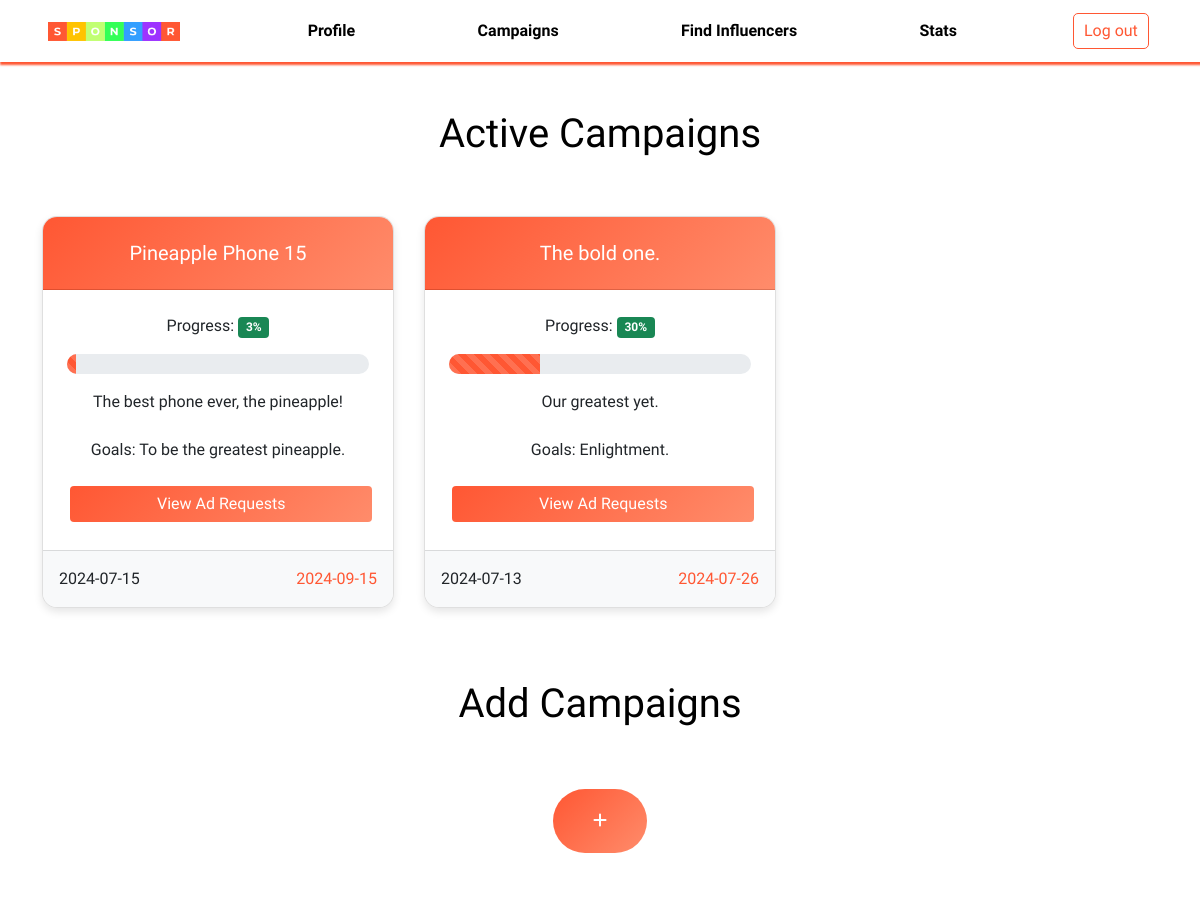
Before: /sponsor/dashboard (upper part) with the older database file.
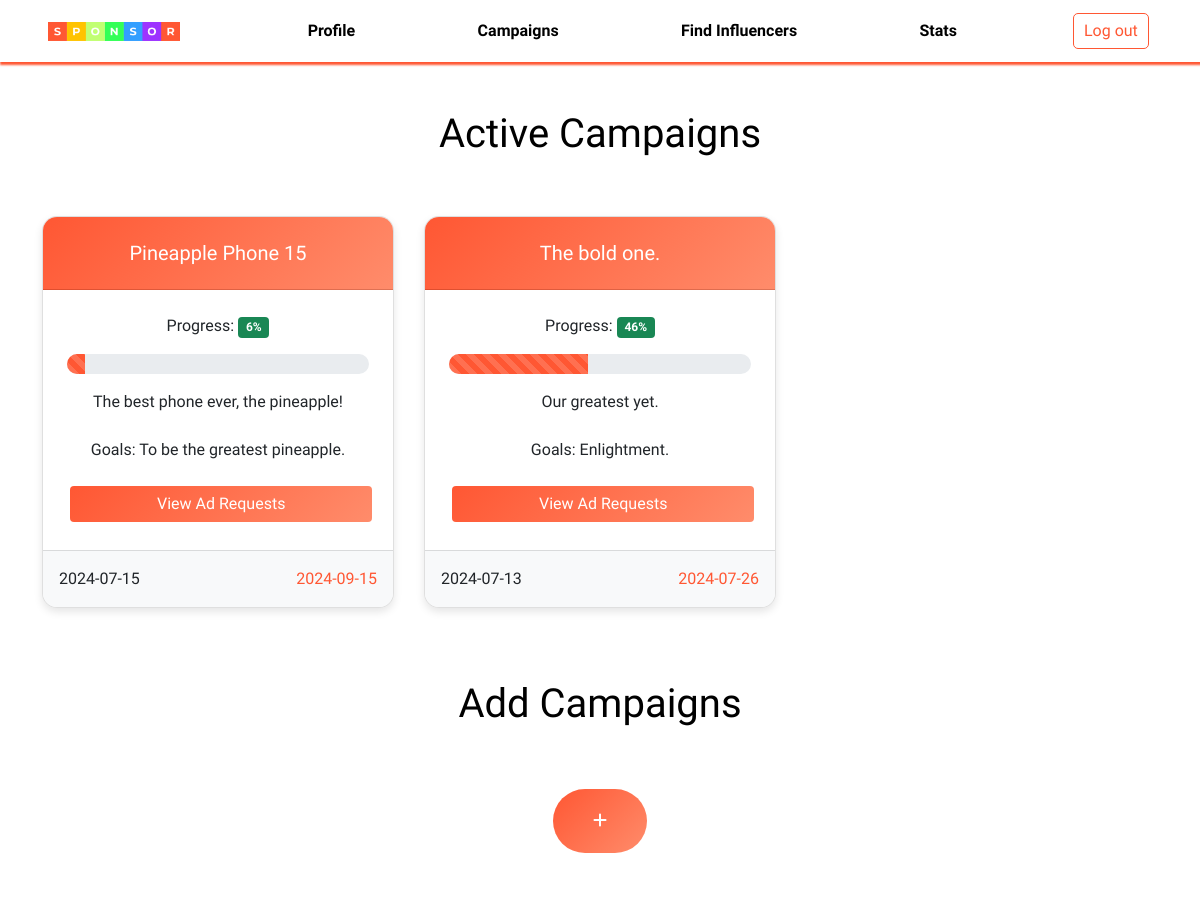
After: the same page with the newer database file.
### application/models.py (models this page shows)
class Campaign(db.Model):
    __tablename__ = 'Campaign'
    key = db.Column(db.Integer, primary_key=True, autoincrement=True)
    sponsor = db.Column(db.String, db.ForeignKey('Sponsor.username'), nullable=False)
    name = db.Column(db.String)
    description = db.Column(db.String)
    progress = db.Column(db.Integer)
    start_date = db.Column(db.Date)
    end_date = db.Column(db.Date)
    budget = db.Column(db.Integer)
    goals = db.Column(db.String)
    flag = db.Column(db.Integer)

### application/controllers.py (the view)
@app.route('/sponsor/dashboard', methods=['GET', 'POST'])
def sponsor_dashboard():
    if request.method == 'GET':
        campaigns = (
            db.session.query(Campaign)
            .filter(Campaign.sponsor == 'sponsor', Campaign.progress != 100)
            .order_by(Campaign.key.desc())
            .all()
        )
        ad_requests = (
            db.session.query(AdRequests)
            .filter(AdRequests.campaign.in_([campaign.key for campaign in campaigns]))
            .all()
        )
        ad_requests_by_campaign = {}
        for ad_request in ad_requests:
            if ad_request.campaign not in ad_requests_by_campaign:
                ad_requests_by_campaign[ad_request.campaign] = []
            ad_requests_by_campaign[ad_request.campaign].append(ad_request)
        past_campaigns = (
            db.session.query(Campaign)
            .filter(Campaign.sponsor == 'sponsor', Campaign.progress == 100)
            .order_by(Campaign.key.desc())
            .all()
        )
        past_ad_requests = (
            db.session.query(AdRequests)
            .filter(AdRequests.campaign.in_([campaign.key for campaign in past_campaigns]))
            .all()
        )
        past_ad_requests_by_campaign = {}
        for ad_request in past_ad_requests:
            if ad_request.campaign not in past_ad_requests_by_campaign:
                past_ad_requests_by_campaign[ad_request.campaign] = []
            past_ad_requests_by_campaign[ad_request.campaign].append(ad_request)
        influencer_requests = (
            db.session.query(InfluencerRequests, Campaign, Influencer)
            .join(Campaign, InfluencerRequests.campaign == Campaign.key)
            .join(Influencer, InfluencerRequests.influencer == Influencer.username)
            .filter(InfluencerRequests.sponsor == 'sponsor', InfluencerRequests.status == 0)
            .all()[::-1]
        )
        past_influencer_requests = (
            db.session.query(InfluencerRequests, Campaign, Influencer)
            .join(Campaign, InfluencerRequests.campaign == Campaign.key)
            .join(Influencer, InfluencerRequests.influencer == Influencer.username)
            .filter(InfluencerRequests.sponsor == 'sponsor', InfluencerRequests.status != 0)
            .all()[::-1]
        )
        for campaign in campaigns:
            if campaign.end_date < datetime.now().date():
                campaign.progress = 100
                db.session.commit()
            else:
                campaign.progress = int((datetime.now().date() - campaign.start_date).days / (campaign.end_date - campaign.start_date).days * 100)
                db.session.commit()
        serialized_campaigns = []
        for campaign in campaigns:
            campaign_requests = ad_requests_by_campaign.get(campaign.key, [])
            serialized_campaigns.append({
                'name': campaign.name,
                'description': campaign.description,
                'progress': campaign.progress,
                'goals': campaign.goals,
                'start_date': campaign.start_date,
                'end_date': campaign.end_date,
                'ad_requests': [request.to_dict() for request in campaign_requests]
            })
        serialized_past_campaigns = []
        for campaign in past_campaigns:
            campaign_requests = past_ad_requests_by_campaign.get(campaign.key, [])
            serialized_past_campaigns.append({
                'name': campaign.name,
                'description': campaign.description,
                'progress': campaign.progress,
                'goals': campaign.goals,
                'start_date': campaign.start_date,
                'end_date': campaign.end_date,
                'ad_requests': [request.to_dict() for request in campaign_requests]
            })
        print(dir(influencer_requests[0]))
        return render_template('sponsordashboard.html', campaigns=serialized_campaigns, past_campaigns = serialized_past_campaigns, influencer_requests=influencer_requests, past_influencer_requests=past_influencer_requests)

### application/models.py (called while the page is built)
    def to_dict(self):
        return {
            'key': str(self.key),
            'sponsor': str(self.sponsor),
            'influencer': str(self.influencer),
            'description': str(self.description),
            'niche': str(self.niche),
            'payment': str(self.payment),
            'status': str(self.status)
        }

### templates/sponsordashboard.html (shortened to what this page needs)
<!DOCTYPE html>
<html>
<head>
    <link href="https://cdn.jsdelivr.net/npm/bootstrap@5.0.2/dist/css/bootstrap.min.css" rel="stylesheet">
    <link rel="stylesheet" href="https://cdnjs.cloudflare.com/ajax/libs/font-awesome/6.0.0-beta3/css/all.min.css">
    <link rel="stylesheet" href="{{ url_for('static', filename='sponsordashboard.css') }}">
    <link rel="stylesheet" href="{{ url_for('static', filename='nav.css') }}">
    <link rel="stylesheet" href="https://unpkg.com/swiper/swiper-bundle.min.css">
</head>
<body>
    <div class="nav-container">
        <nav class="navbar navbar-expand-lg bg-body-tertiary">
            <div class="container-fluid px-5">
                <img class="navbar-brand img-fluid" src="{{ url_for('static', filename='sponsor-logo.png') }}" style="width: 12%;" />
                <div class="collapse navbar-collapse" id="navbarSupportedContent">
                    <ul class="navbar-nav me-auto mb-2 mb-lg-0">
                        <li class="nav-item">
                            <button class="nav-link btn" aria-current="page" href="#" style="color: black; font-weight: bolder;" onclick="location.href='{{ url_for('sponsor_profile')}}'">Profile</button>
                        </li>
                        <li class="nav-item">
                            <button class="nav-link btn" href="#" style="color: black; font-weight: bolder;" onclick="location.href='{{ url_for('sponsor_dashboard')}}'">Campaigns</button>
                        </li>
                        <li class="nav-item">
                            <button class="nav-link btn" aria-current="page" href="#" style="color: black; font-weight: bolder;">Find Influencers</button>
                        </li>
                        <li class="nav-item">
                            <button class="nav-link btn" aria-current="page" href="#" style="color: black; font-weight: bolder;">Stats</button>
                        </li>
                    </ul>
                    <form action="{{ url_for('logout') }}">
                    <button class="btn btn-outline-danger logout-btn" type="submit">Log out</button>
                    </form>
                </div>
            </div>
        </nav>
    </div>
    {% if campaigns[0] %}
    <br><br>
    <div class="container">
        <div class="row">
            <div class="col-12 text-center">
                <h1 style="color: black;">Active Campaigns</h1>
            </div>
        </div>
        <div class="row">
            <div class="col-12 text-center card-container">
                <div class="swiper-container">
                    <div class="swiper-wrapper">
                        {% for campaign in campaigns %}
                        <div class="swiper-slide d-flex">
                            <div class="card" style="width: 30rem;">
                                <div class="card-header">
                                    <h5 class="card-title">{{ campaign.name }}</h5>
                                </div>
                                <div class="card-body">
                                    <p class="card-text">Progress: <span class="badge bg-success">{{ campaign.progress }}%</span></p>
                                    <div class="progress mb-3">
                                        <div class="progress-bar progress-bar-striped progress-bar-animated" role="progressbar" style="width: {{ campaign.progress }}%;" aria-valuenow="{{ campaign.progress }}" aria-valuemin="0" aria-valuemax="100"></div>
                                    </div>
                                    <div>
                                        {{ campaign.description }}
                                        <br><br>
                                        <p class="card-text">Goals: {{ campaign.goals }}</p>
                                        <button class="btn btn-custom w-100 mt-2 view-ad-request-btn" type="button" data-bs-toggle="modal" data-bs-target="#adRequestModal"
                                        data-ad-requests='{{ campaign.ad_requests |tojson }}'>
                                            View Ad Requests
                                        </button>
                                    </div>
                                </div>
                                <div class="card-footer text-body-secondary d-flex justify-content-between">
                                    <div>
                                        {{ campaign.start_date }}
                                    </div>
                                    <div style="color: #FF5733;">
                                        {{ campaign.end_date }}
                                    </div>
                                </div>
                            </div>
                        </div>
                        {% endfor %}
                    </div>
                </div>
            </div>
        </div>
        {% endif %}
        <br><br><br>
        <div class="row">
            <div class="col-12 text-center">
                <h1 style="color: black;">Add Campaigns</h1>
            </div>
            <div class="col-12 justify-content-center d-flex add-container">
                <a href="{{ url_for('create_campaign') }}" class="btn btn-primary btn-add-campaign">
                    <i class="fas fa-plus"></i>
                </a>
            </div>
        </div>
        {% if influencer_requests[0] %}
        <br><br><br>
        {% endif %}
        {% if past_influencer_requests[0] %}
        <br><br><br>
        {% endif %}
        {% if past_campaigns[0] %}
        <br><br>
            {% endif %}
    </div>
</body>
</html>

### static/sponsordashboard.css (style rules this page uses)
body { background: white; font-family: "Domine", serif; }
.navbar-brand { height: fit-content; width: 10%; }
.navbar { box-shadow: 1px 2px 2px 1px purple; }
.navbar-nav .nav-item { margin-left: 100px; }
.nav-link { border: none; }
.card-container { margin-top: 50px; }
.add-container { margin-top: 50px; }
.container { overflow: hidden; }
.add-container .btn { padding-left: 40px; padding-right: 40px; padding-top: 20px; padding-bottom: 20px; border-radius: 100px; border: none; background-color: palegreen; }
.swiper-container { position: relative; }
.swiper-slide { display: flex; justify-content: center; }
.btn-add-campaign { background: linear-gradient(135deg, #FF5733, #FF8C6B); }
.card { box-shadow: 0 1px 1px 0 black; }
.card { border-radius: 15px; overflow: hidden; box-shadow: 0 4px 8px rgba(0,0,0,0.1); }
.card-header { background: linear-gradient(135deg, #FF5733, #FF8C6B); color: white; padding: 1rem; padding-top: 1.5rem; text-align: center; }
.card-body { padding: 1.5rem; }
.card-footer { background-color: #f8f9fa; text-align: center; padding: 1rem; }
.progress { height: 20px; border-radius: 10px; }
.progress-bar { background-color: #FF5733; }
.btn-custom { background: linear-gradient(135deg, #FF5733, #FF8C6B); color: white; border: none; transition: background 0.3s ease; }
.btn { margin: 0.2rem; }

### static/nav.css (style rules this page uses)
.navbar-brand { height: fit-content; width: 10%; }
.navbar { box-shadow: 1px 2px 2px 1px #FF5733; }
.navbar-nav .nav-item { margin-left: 100px; }
.nav-link { border: none; }
.logout-btn { background-color: white; color: #FF5733; border: 1px solid #FF5733; border-radius: 5px; padding: 5px 10px; cursor: pointer; }

Changed rows visible on the page:
changed Campaign "Pineapple Phone 15": progress "3" → "6"; {{ campaign.progress }} 3 → 6 (drawn)
changed Campaign "The bold one.": progress "30" → "46"; {{ campaign.progress }} 30 → 46 (drawn)
